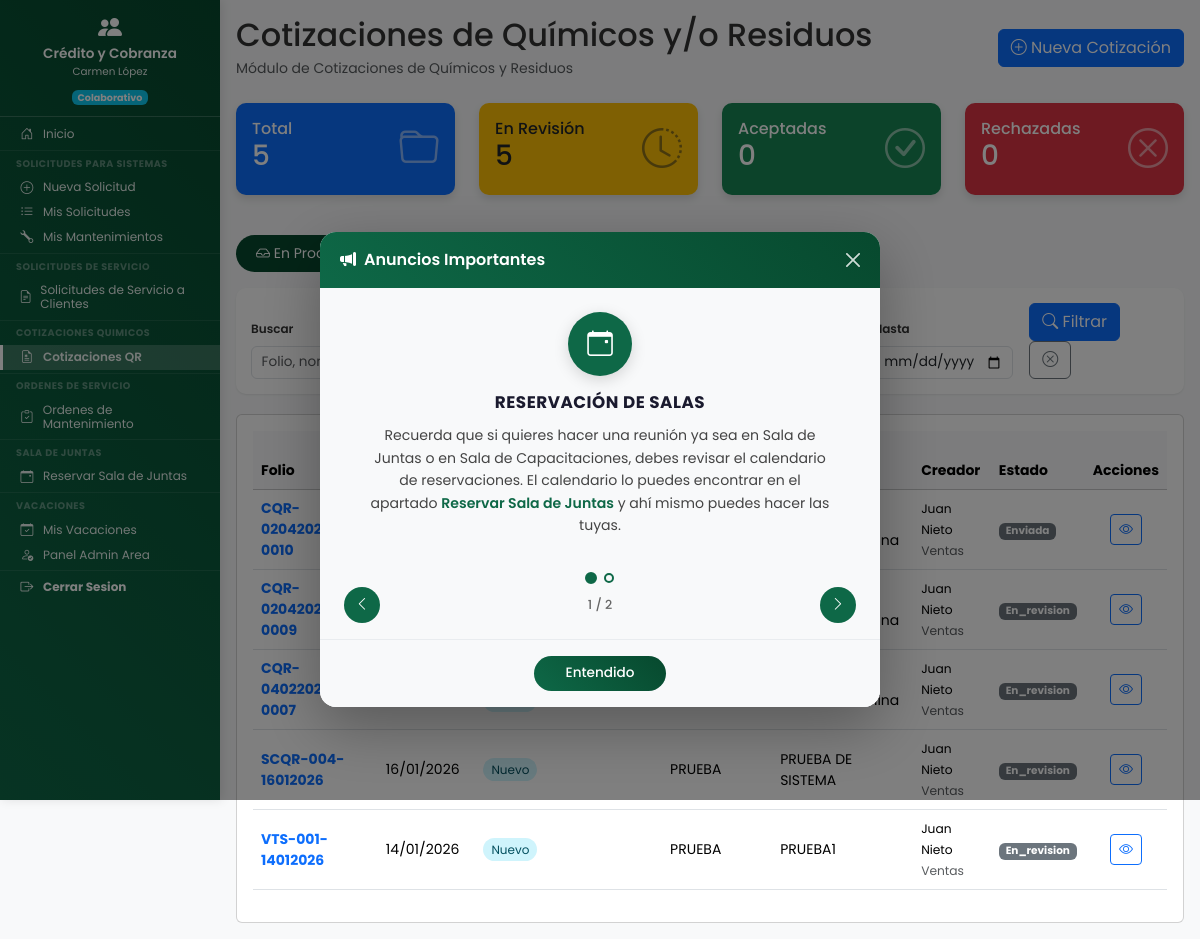
Screenshot of /dashboard/cotizaciones_qr/cotizaciones_qr.php (signed in) with the database file from the repository.
### tables this page shows
CREATE TABLE `cotizaciones_quimicos_residuos` (
  `id` int(11) NOT NULL,
  `numero_folio` int(10) UNSIGNED NOT NULL DEFAULT 0 COMMENT 'Número consecutivo global para el folio',
  `folio` varchar(50) NOT NULL COMMENT 'Formato: CQR-DDMMYYYY-000x (generado automáticamente)',
  `fecha_solicitud` date NOT NULL,
  `nombre_real_semarnat` varchar(255) NOT NULL COMMENT 'Nombre real (SEMARNAT)',
  `nombre_ante_semarnat` varchar(255) DEFAULT NULL COMMENT 'Nombre ante SEMARNAT',
  `tipo_cliente` enum('nuevo','frecuente') NOT NULL DEFAULT 'nuevo' COMMENT 'Tipo de cliente: nuevo o frecuente',
  `nombre_cliente` varchar(255) NOT NULL COMMENT 'Nombre del cliente',
  `comentarios_ventas` text DEFAULT NULL COMMENT 'Comentarios de Ventas',
  `ficha_tecnica` longtext DEFAULT NULL COMMENT 'JSON con info del archivo de ficha técnica',
  `formato_descripcion` longtext DEFAULT NULL COMMENT 'JSON con info del archivo de formato descripción',
  `imagenes_residuo` longtext DEFAULT NULL COMMENT 'JSON con info de las imágenes del residuo',
  `norm_nombre_amigable` varchar(255) DEFAULT NULL COMMENT 'Nombre amigable - llenado por Normatividad',
  `norm_nombre_tecnico` varchar(255) DEFAULT NULL COMMENT 'Nombre técnico - llenado por Normatividad',
  `norm_categoria` enum('en_espera_1','en_espera_2','en_espera_3','en_espera_4') DEFAULT NULL COMMENT 'Categoría - llenado por Normatividad',
  `norm_ficha_tecnica` longtext DEFAULT NULL COMMENT 'JSON archivo ficha técnica - Normatividad',
  `norm_formato_descripcion` longtext DEFAULT NULL COMMENT 'JSON archivo formato descripción - Normatividad',
  `decision` enum('aceptada','rechazada') DEFAULT NULL COMMENT 'Decisión final de Normatividad',
  `comentarios_normatividad` text DEFAULT NULL COMMENT 'Comentarios de Normatividad al dar respuesta',
  `resultados` text DEFAULT NULL COMMENT 'Resultados de la revisión por Normatividad',
  `estado_normatividad` enum('en_revision','aceptada','rechazada') DEFAULT NULL COMMENT 'Estado de respuesta por Normatividad',
  `usuario_creador_id` int(11) NOT NULL COMMENT 'ID del usuario de Ventas que creó',
  `departamento_creador` varchar(100) NOT NULL DEFAULT 'ventas',
  `departamento_id` int(11) DEFAULT NULL,
  `usuario_normatividad_id` int(11) DEFAULT NULL COMMENT 'ID del usuario de Normatividad que atendió',
  `estado` enum('enviada','en_revision','aceptada','rechazada') NOT NULL DEFAULT 'enviada' COMMENT 'Estado interno del sistema',
  `ubicacion` enum('local','global') NOT NULL DEFAULT 'local' COMMENT 'local = en proceso, global = completado',
  `fecha_creacion` datetime NOT NULL DEFAULT current_timestamp(),
  `fecha_ultima_edicion` datetime NOT NULL DEFAULT current_timestamp() ON UPDATE current_timestamp(),
  `fecha_enviada` datetime DEFAULT NULL COMMENT 'Cuando Ventas envió a Normatividad',
  `fecha_en_revision` datetime DEFAULT NULL COMMENT 'Cuando Normatividad comenzó revisión',
  `fecha_aceptada` datetime DEFAULT NULL COMMENT 'Cuando Normatividad aceptó la cotización',
  `fecha_rechazada` datetime DEFAULT NULL COMMENT 'Cuando Normatividad rechazó la cotización',
  `fecha_respuesta_normatividad` datetime DEFAULT NULL COMMENT 'Cuando Normatividad envió su respuesta'
);

CREATE TABLE `usuarios` (
  `id` int(11) NOT NULL,
  `nombre_completo` varchar(150) NOT NULL,
  `no_nomina` varchar(20) DEFAULT NULL COMMENT 'Número de nómina del empleado',
  `puesto` varchar(100) DEFAULT NULL COMMENT 'Puesto del empleado',
  `fecha_ingreso` date DEFAULT NULL COMMENT 'Fecha de ingreso a la empresa',
  `periodo_pago` enum('quincenal','semanal') DEFAULT NULL COMMENT 'Periodo de pago del empleado',
  `empresa` enum('resimex','carganova') DEFAULT NULL COMMENT 'Empresa del empleado',
  `jornada` enum('lunes_viernes','lunes_sabado') DEFAULT 'lunes_sabado' COMMENT 'Tipo de jornada laboral',
  `usuario` varchar(50) NOT NULL,
  `password` varchar(255) NOT NULL,
  `departamento` varchar(100) NOT NULL,
  `departamento_id` int(11) DEFAULT NULL,
  `es_colaborativo` tinyint(1) NOT NULL DEFAULT 0,
  `activo` tinyint(1) NOT NULL DEFAULT 1,
  `es_admin_area` tinyint(1) DEFAULT 0 COMMENT 'Rol Administrativo/Jefe de área para Vacaciones (1=Sí, 0=No)',
  `fecha_registro` datetime NOT NULL DEFAULT current_timestamp(),
  `ultimo_acceso` datetime DEFAULT NULL,
  `created_by` int(11) DEFAULT NULL COMMENT 'ID del usuario que creó este registro',
  `updated_at` datetime DEFAULT NULL COMMENT 'Fecha y hora de última actualización',
  `updated_by` int(11) DEFAULT NULL COMMENT 'ID del usuario que realizó la última actualización'
);

CREATE TABLE `anuncios_plataforma` (
  `id` int(11) NOT NULL,
  `titulo` varchar(150) NOT NULL,
  `contenido` text NOT NULL,
  `icono` varchar(50) DEFAULT 'bi-megaphone-fill',
  `color_fondo` varchar(7) DEFAULT '#0E6847',
  `activo` tinyint(1) DEFAULT 1,
  `orden` int(11) DEFAULT 0,
  `fecha_inicio` date DEFAULT NULL,
  `fecha_fin` date DEFAULT NULL,
  `creado_por` int(11) DEFAULT NULL,
  `fecha_creacion` datetime DEFAULT current_timestamp(),
  `fecha_actualizacion` datetime DEFAULT current_timestamp() ON UPDATE current_timestamp()
);

### dashboard/cotizaciones_qr/cotizaciones_qr.php (the view, shortened to what the rows shown need)
<?php
$vista = $_GET['vista'] ?? 'local';
$ubicacion = ($vista === 'global') ? 'global' : 'local';
$filtros = [
    'estado' => $_GET['estado'] ?? '',
    'busqueda' => $_GET['busqueda'] ?? '',
    'fecha_desde' => $_GET['fecha_desde'] ?? '',
    'fecha_hasta' => $_GET['fecha_hasta'] ?? '',
    'tipo_cliente' => $_GET['tipo_cliente'] ?? ''
];
$cotizaciones = obtener_cotizaciones_qr($ubicacion, $_SESSION['usuario_id'], $_SESSION['departamento'], $filtros);
$page_title = "Cotizaciones de Químicos y/o Residuos";
?>
<!DOCTYPE html>
<html lang="es">
<head>
    <link href="https://cdn.jsdelivr.net/npm/bootstrap@5.3.2/dist/css/bootstrap.min.css" rel="stylesheet">
    <link rel="stylesheet" href="https://cdn.jsdelivr.net/npm/bootstrap-icons@1.11.1/font/bootstrap-icons.css">
    <link rel="stylesheet" href="<?php echo URL_BASE; ?>assets/css/dashboard.css">
    <link rel="stylesheet" href="<?php echo URL_BASE; ?>assets/css/formularios.css">
    <link rel="stylesheet" href="<?php echo URL_BASE; ?>assets/css/base/variables.css">
    <link rel="stylesheet" href="<?php echo URL_BASE; ?>assets/css/components/sidebar.css">
    <link rel="stylesheet" href="<?php echo URL_BASE; ?>assets/css/components/hamburger.css">
    <link rel="stylesheet" href="<?php echo URL_BASE; ?>assets/css/layouts/dashboard-layout.css">
    <link rel="stylesheet" href="<?php echo URL_BASE; ?>assets/css/utilities/responsive.css">
</head>
<body>
    <div class="dashboard-container">
        <main class="main-content">
            <div class="content-wrapper">
            <div class="d-flex justify-content-between align-items-center mb-4">
                <div>
                    <h2 class="mb-1">
                        <?php echo $page_title; ?>
                    </h2>
                </div>
            </div>
            <div class="card">
                <div class="card-body">
                    <?php if (empty($cotizaciones)): ?>
                    <div class="text-center py-5">
                        <i class="bi bi-inbox fs-1 text-muted"></i>
                        <p class="text-muted mt-2">No hay cotizaciones <?php echo $vista === 'global' ? 'completadas' : 'en proceso'; ?></p>
                    </div>
                    <?php else: ?>
                    <div class="table-responsive">
                        <table class="table table-hover align-middle">
                            <thead class="table-light">
                                <tr>
                                    <th>Folio</th>
                                    <th>Fecha</th>
                                    <th>Cliente</th>
                                    <th>Nombre del Residuo</th>
                                    <th>Nombre ante SEMARNAT</th>
                                    <th>Creador</th>
                                    <th>Estado</th>
                                    <th class="text-center">Acciones</th>
                                </tr>
                            </thead>
                            <tbody>
                                <?php foreach ($cotizaciones as $cot): ?>
                                <tr>
                                    <td>
                                        <strong class="text-primary"><?php echo htmlspecialchars($cot['folio']); ?></strong>
                                    </td>
                                    <td><?php echo date('d/m/Y', strtotime($cot['fecha_solicitud'])); ?></td>
                                    <td>
                                        <div><?php echo htmlspecialchars($cot['nombre_cliente']); ?></div>
                                        <span class="cliente-badge rounded-pill <?php echo $cot['tipo_cliente']; ?>">
                                            <?php echo $cot['tipo_cliente'] === 'nuevo' ? 'Nuevo' : 'Frecuente'; ?>
                                        </span>
                                    </td>
                                    <td><?php echo htmlspecialchars($cot['nombre_real_semarnat']); ?></td>
                                    <td><?php echo htmlspecialchars($cot['nombre_ante_semarnat'] ?? '-'); ?></td>
                                    <td>
                                        <small>
                                            <?php echo htmlspecialchars($cot['creador_nombre']); ?>
                                            <br>
                                            <span class="text-muted"><?php echo ucfirst($cot['departamento_creador']); ?></span>
                                        </small>
                                    </td>
                                    <td><?php echo obtener_badge_estado_cqr($cot['estado']); ?></td>
                                    <td class="text-center">
                                        <a href="<?php echo URL_BASE; ?>dashboard/cotizaciones_qr/ver_cotizacion_qr.php?id=<?php echo $cot['id']; ?>"
                                           class="btn btn-sm btn-outline-primary" title="Ver detalle">
                                            <i class="bi bi-eye"></i>
                                        </a>
                                    </td>
                                </tr>
                                <?php endforeach; ?>
                            </tbody>
                        </table>
                    </div>
                    <?php endif; ?>
                </div>
            </div>
            </div>
        </main>
    </div>
    <?php include __DIR__ . '/../../includes/anuncios/modal_anuncios.php'; ?>
</body>
</html>

### includes/cotizaciones_qr/cotizaciones_qr_funciones.php (shortened to what the rows shown need)
<?php
function obtener_cotizaciones_qr($ubicacion = 'local', $usuario_id = null, $departamento = null, $filtros = []) {
    $pdo = conectarDB();
    $where = ["c.ubicacion = :ubicacion"];
    $params = [':ubicacion' => $ubicacion];
    $where_sql = implode(' AND ', $where);
    $sql = "
        SELECT
            c.*,
            uc.nombre_completo as creador_nombre,
            un.nombre_completo as normatividad_nombre,
            d.nombre as departamento_nombre
        FROM cotizaciones_quimicos_residuos c
        INNER JOIN usuarios uc ON c.usuario_creador_id = uc.id
        LEFT JOIN usuarios un ON c.usuario_normatividad_id = un.id
        LEFT JOIN departamentos d ON c.departamento_id = d.id
        WHERE {$where_sql}
        ORDER BY c.fecha_creacion DESC
    ";
    $stmt = $pdo->prepare($sql);
    $stmt->execute($params);
    return $stmt->fetchAll(PDO::FETCH_ASSOC);
}
function obtener_badge_estado_cqr($estado) {
    $badges = [
        'enviada' => '<span class="badge bg-primary">Enviada</span>',
        'en_revision' => '<span class="badge bg-warning text-dark">En Revisi?n</span>',
        'aceptada' => '<span class="badge bg-success">Aceptada</span>',
        'rechazada' => '<span class="badge bg-danger">Rechazada</span>'
    ];
    return $badges[$estado] ?? '<span class="badge bg-secondary">' . ucfirst($estado) . '</span>';
}

### includes/anuncios/modal_anuncios.php (shortened to what the rows shown need)
<?php
try {
    if (!isset($pdo)) {
        $pdo = conectarDB();
    }
    $stmt = $pdo->prepare("
        SELECT id, titulo, contenido, icono, color_fondo
        FROM anuncios_plataforma
        WHERE activo = 1
          AND (fecha_inicio IS NULL OR fecha_inicio <= CURDATE())
          AND (fecha_fin IS NULL OR fecha_fin >= CURDATE())
        ORDER BY orden ASC, fecha_creacion DESC
    ");
    $stmt->execute();
    $anuncios = $stmt->fetchAll(PDO::FETCH_ASSOC);
} catch (Exception $e) {
    $anuncios = [];
}
$total_anuncios = count($anuncios);
?>
<?php if ($total_anuncios > 0): ?>
<div class="modal fade modal-anuncios" id="modalAnuncios" tabindex="-1" aria-labelledby="modalAnunciosLabel" aria-hidden="true">
    <div class="modal-dialog modal-dialog-centered">
        <div class="modal-content">
            <div class="modal-body">
                <div id="anunciosCarruselContainer">
                    <?php foreach ($anuncios as $index => $anuncio): ?>
                    <div class="anuncio-slide" data-slide="<?php echo $index; ?>" style="display: <?php echo $index === 0 ? 'flex' : 'none'; ?>;">
                        <div class="anuncio-icon-wrapper" style="background: <?php echo htmlspecialchars($anuncio['color_fondo']); ?>;">
                            <i class="bi <?php echo htmlspecialchars($anuncio['icono']); ?>"></i>
                        </div>
                        <h6 class="anuncio-titulo"><?php echo htmlspecialchars($anuncio['titulo']); ?></h6>
                        <div class="anuncio-contenido">
                            <?php echo $anuncio['contenido'];  ?>
                        </div>
                    </div>
                    <?php endforeach; ?>
                </div>
            </div>
        </div>
    </div>
</div>
<?php endif; ?>

### rows the page displays
cotizaciones_quimicos_residuos: folio "CQR-02042026-0010", usuarios.nombre_completo "Juan Nieto", departamento_creador "Ventas", estado "Enviada"
cotizaciones_quimicos_residuos: folio "CQR-02042026-0009", usuarios.nombre_completo "Juan Nieto", departamento_creador "Ventas", estado "En_revision"
cotizaciones_quimicos_residuos: folio "CQR-04022026-0007", usuarios.nombre_completo "Juan Nieto", departamento_creador "Ventas", estado "En_revision"
cotizaciones_quimicos_residuos: folio "SCQR-004-16012026", fecha_solicitud "16/01/2026", tipo_cliente "Nuevo", nombre_real_semarnat "PRUEBA", nombre_ante_semarnat "PRUEBA DE SISTEMA", usuarios.nombre_completo "Juan Nieto", departamento_creador "Ventas", estado "En_revision"
cotizaciones_quimicos_residuos: folio "VTS-001-14012026", fecha_solicitud "14/01/2026", tipo_cliente "Nuevo", nombre_real_semarnat "PRUEBA", nombre_ante_semarnat "PRUEBA1", usuarios.nombre_completo "Juan Nieto", departamento_creador "Ventas", estado "En_revision"
anuncios_plataforma: titulo "RESERVACIÓN DE SALAS", contenido "Recuerda que si quieres hacer una reunión ya sea en Sala de Juntas o en Sala de Capacitaciones, debes revisar el calendario de reservaciones. El calendario lo puedes encontrar en el apartado Reservar Sala de Juntas y ahí mismo puedes hacer las tuyas."

### other values shown
$_SESSION['departamento_nombre'] "Crédito y Cobranza"
$_SESSION['nombre_completo'] "Carmen López"
$page_title "Cotizaciones de Químicos y/o Residuos"
$stats['total'] "5"
$stats['aceptadas'] "0"
$stats['rechazadas'] "0"
$total_anuncios "2"
